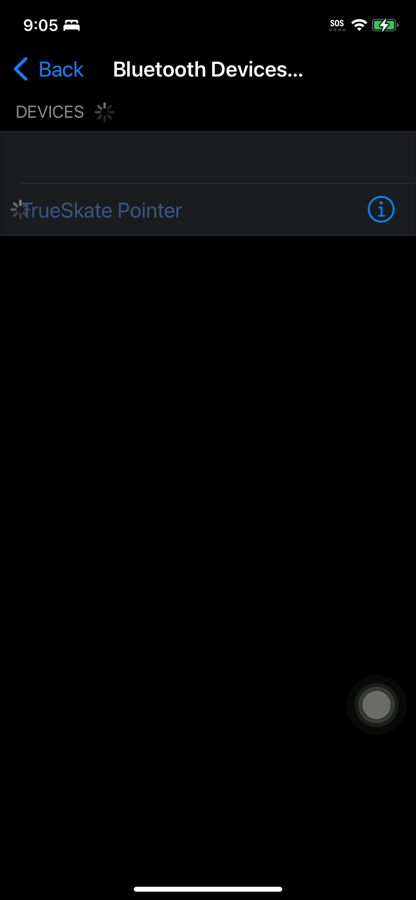
#> input picture hardware/hid_pointer/2026-10-04-assistivetouch-spinner.png, 416 x 900 px
$ python -i hover_rate_measure.py   (imports and definitions only)
#> lines starting #> are read from the running program, lines starting #| are printed output that depends on the picture; after the words box and inside, x2 and y2 are one past the last pixel; in counts of white or black regions, pixels touching at a corner belong together
#> further down, picture is the input picture: shape (900, 416, 3); mean B, G, R 6.1, 5.7, 5.1
"""Per-pass pointer delivery from a hover_rate_probe.py recording.

Usage: PYTHONPATH=<repo>/src hover_rate_measure.py <hover_rate_TAG.mov> <hover_rate_TAG.json> [out.json]

Each pass is a run of equal horizontal hover reports. Per pass:
- delivered: how many reports reached the screen, as net cursor travel (median hover
  position before and after the pass) over the modelled distance of one report;
- delivery span against send span: how long the cursor kept moving, against how long the
  board took to send;
- reports per frame, from the frame the first report shows to the frame the last one
  does. Reports are whole, so the cumulative travel is rounded to whole reports; this
  absorbs the tracker's ~0.5 pt jitter. At one report per 15 ms a 60 fps frame should
  carry one report, or two in about one frame in nine. "Frozen" frames carry none;
  "catch-up" frames carry three or more, i.e. late reports arriving together.
  Both are counted on regular (16.7 ms) frames only. The recorder drops a few frames
  (33 ms gaps, shown in brackets), and those carry two frames' worth of reports.
- displaced reports, for passes that delivered every report: the frame each report first
  shows in, against the frame a perfectly regular link would put it in. The regular link
  sends report i at i x step plus one constant latency, fitted per pass.
Passes are found from motion and matched to the probe's passes in order.
"""
import json, sys
import cv2, numpy as np
from trueskate_ai.control.hid_pointer import gain_distance

MOVING = 0.3          # reports per frame; finds the passes (the tracker jitters ~0.25 report)


def find_cursor_anywhere(frame, y_range_pt=(150, 800)):
    """Best cursor-disc candidate over the play area (same finder as gain_measure.py)."""
#> called with y_range_pt = (150, 800)
    y0, y1 = y_range_pt[0] * 2, y_range_pt[1] * 2
    gray = cv2.medianBlur(cv2.cvtColor(frame[y0:y1], cv2.COLOR_BGR2GRAY), 3)
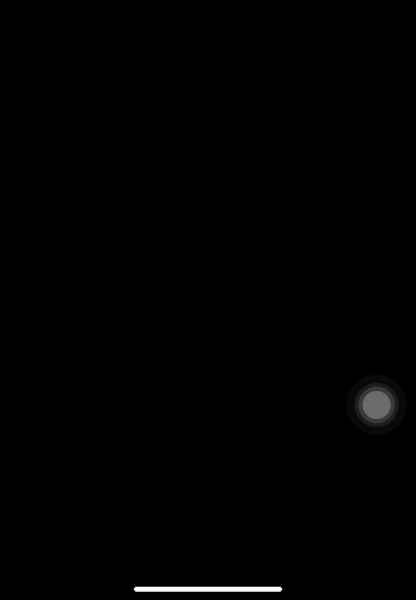
#> gray: shape (600, 416); min 0, max 255, mean 1.2
    circles = cv2.HoughCircles(gray, cv2.HOUGH_GRADIENT, dp=1, minDist=20, param1=50, param2=10,
                               minRadius=14, maxRadius=20)
#> circles = [[376.5, 404.5, 18.6]]
    if circles is None:
        return None
    best = None
    for cx, cy, r in circles[0]:
        X, Y = cx / 2, (cy + y0) / 2
        if 340 <= X and 665 <= Y <= 740:          # AssistiveTouch menu button
            continue
        if 150 <= X <= 270 and 380 <= Y <= 640:   # the board
            continue
        xa, ya = int(cx) - 30, int(cy) - 30
        if xa < 0 or ya < 0 or xa + 60 > gray.shape[1] or ya + 60 > gray.shape[0]:
            continue
        patch = gray[ya:ya + 60, xa:xa + 60].astype(float)
        yy, xx = np.mgrid[0:60, 0:60]
        rr = np.hypot(xx - (cx - xa), yy - (cy - ya))
        inside, ring = rr < r - 4, (rr > r + 3) & (rr < r + 9)
        score = (patch[ring].mean() - patch[inside].mean()) - 2 * patch[inside].std()
        if best is None or score > best[0]:
            best = (score, X, Y, r / 2)
#> this loop made 1 pass
#> (cx, cy, r, X, Y, xa, ya, score) on pass 1: (376.5, 404.5, 18.6, 188.2, 352.2, 346, 374, -117)
#> pass 1, in find_cursor_anywhere, `patch = gray[ya:ya + 60, xa:xa + 60].astype(float)`:
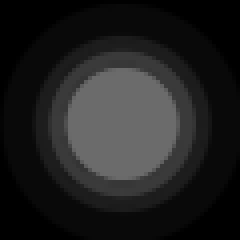
#> patch: shape (60, 60) float64 (shown 4 times larger); min 0, max 107, mean 32.3
#> pass 1, in find_cursor_anywhere, `rr = np.hypot(xx - (cx - xa), yy - (cy - ya))`:
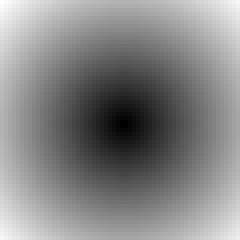
#> rr: shape (60, 60) float64 (shown 4 times larger); min 0.707, max 43.13, mean 23; drawn with min black and max white
#> pass 1, in find_cursor_anywhere, `inside, ring = rr < r - 4, (rr > r + 3) & (rr < r + 9)`:
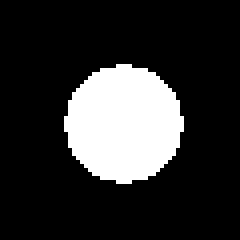
#> inside: shape (60, 60) bool (shown 4 times larger); 18.9% white; 1 white region, box (x1, y1, x2, y2) and area: (16, 16, 46, 46) 680
#> pass 1, in find_cursor_anywhere, `inside, ring = rr < r - 4, (rr > r + 3) & (rr < r + 9)`:
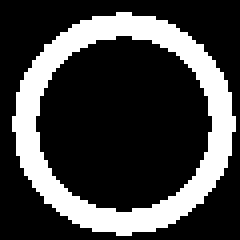
#> ring: shape (60, 60) bool (shown 4 times larger); 25.7% white; 1 white region, box (x1, y1, x2, y2) and area: (3, 3, 59, 59) 924
    return best


# [121 lines left out: functions displacement_frames, track, motion_segments, pass_row, print_rows, summarise and 1 more, not called in this run]


# [2 lines not run here, left out]

>>> import cv2
>>> picture = cv2.imread('2026-10-04-assistivetouch-spinner.png')
>>> result = find_cursor_anywhere(picture)
#> result = (-117, 188.2, 352.2, 9.3)
